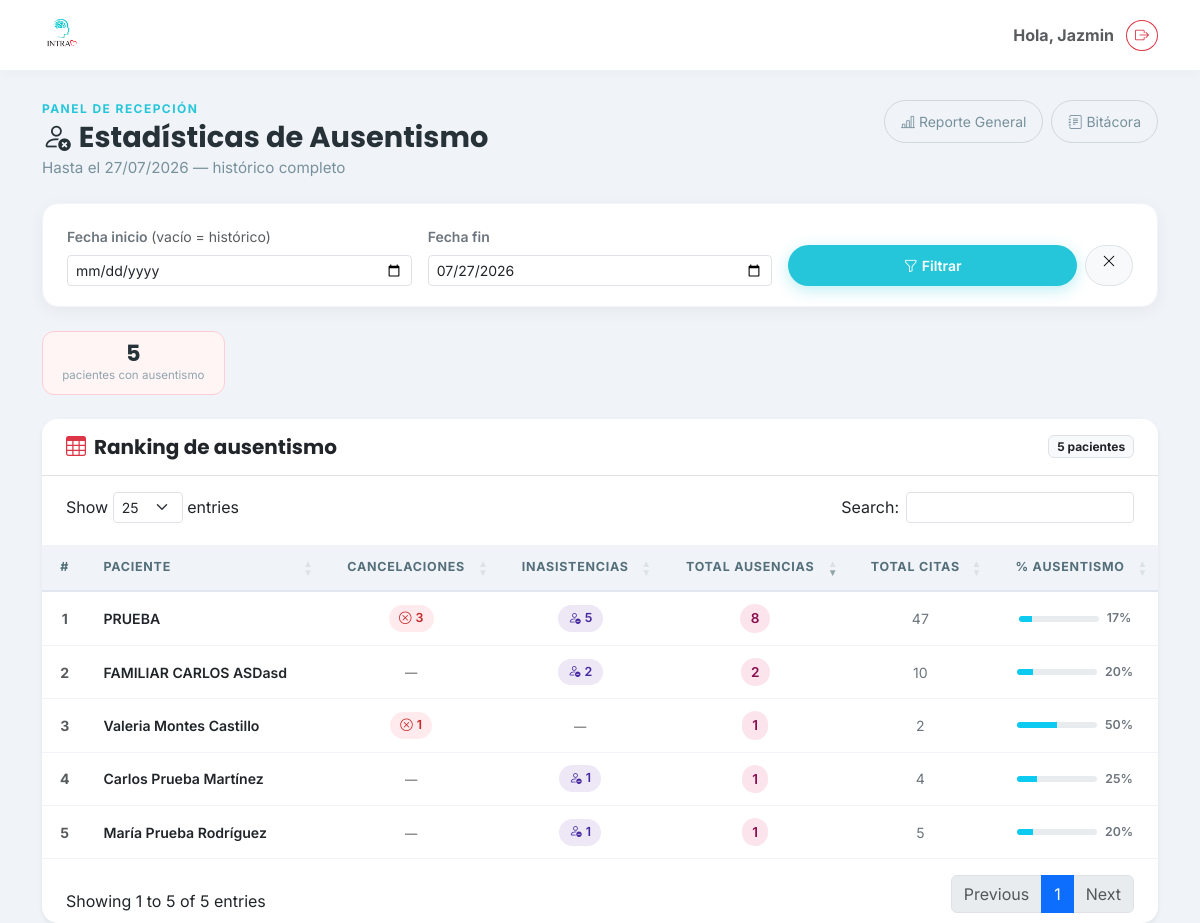
The app's page /ausentismo/ (signed in) with its own data.
### clinica/models.py (models this page shows, shortened)
class Paciente(models.Model):
    TIPO_CONTACTO_CHOICES = [
        ('propio', 'Propio'),
        ('madre', 'Madre'),
        ('padre', 'Padre'),
        ('pareja', 'Pareja'),
        ('otro', 'Otro'),
    ]
    SEXO_CHOICES = [
        ('Femenino', 'Femenino'),
        ('Masculino', 'Masculino'),
    ]
    usuario = models.OneToOneField(User, on_delete=models.SET_NULL, null=True, blank=True, related_name='perfil_paciente')
    nombre = models.CharField(max_length=200, verbose_name="Nombre Completo")
    fecha_nacimiento = models.DateField(verbose_name="Fecha de Nacimiento")
    dado_de_alta = models.BooleanField(
        default = False,
        verbose_name = "Dado de alta"
    )
    fecha_alta = models.DateTimeField(
        null = True,
        blank = True
    )
    estado = models.CharField(
        max_length=20,
        default="Activo"
    )
    fecha_suspension = models.DateTimeField(
        null=True,
        blank=True
    )
    motivo_suspension = models.TextField(
        null=True,
        blank=True
    )
    suspendido_por = models.ForeignKey(
        User,
        null=True,
        blank=True,
        on_delete=models.SET_NULL
    )
    nombre_normalizado = models.CharField(max_length=200, blank=True, editable=False)
    sexo = models.CharField(
        max_length=20,
        choices=SEXO_CHOICES,
        default='Femenino',
        verbose_name="Sexo"
    )
    telefono = models.CharField(max_length=20, verbose_name="Teléfono (WhatsApp)")
    identidad_contacto = models.CharField(max_length=20, choices=TIPO_CONTACTO_CHOICES, default='propio')
    servicio_inicial = models.ForeignKey('Servicio', on_delete=models.SET_NULL, null=True, verbose_name="Servicio Inicial")
    consentimiento_firmado = models.FileField(upload_to='documentos/', blank=True, null=True)
    estudio_socioeconomico = models.FileField(upload_to='documentos/', blank=True, null=True)
    apertura_expediente = models.FileField(upload_to='documentos/', blank=True, null=True)
    resumen_clinico = models.TextField(blank=True, null=True)
    empresa = models.ForeignKey(
        'Empresa', on_delete=models.SET_NULL, null=True, blank=True,
        related_name='pacientes'
    )
    division = models.ForeignKey(
        'Division', on_delete=models.SET_NULL, null=True, blank=True,
        related_name='pacientes', verbose_name='División'
    )
    pacientes_relacionados = models.ManyToManyField('self', blank=True, symmetrical=True)
    enlace_resultados = models.URLField(blank=True, null=True)
    fecha_registro = models.DateTimeField(auto_now_add=True)
    dado_de_alta = models.BooleanField(default=False, verbose_name="Dado de alta")
    fecha_alta = models.DateTimeField(null=True, blank=True)
    class Meta:
        verbose_name = "Paciente"
        verbose_name_plural = "Pacientes"

### clinica/views.py (the view)
# urls.py: path('ausentismo/', clinica_views.estadisticas_ausentismo, name='estadisticas_ausentismo'),
@login_required
def estadisticas_ausentismo(request):
    if not request.user.is_superuser:
        return redirect('home')
    hoy = date.today()
    fecha_inicio_str = request.GET.get('fecha_inicio', '')
    fecha_fin_str    = request.GET.get('fecha_fin', '')
    try:
        fecha_inicio = date.fromisoformat(fecha_inicio_str) if fecha_inicio_str else None
    except ValueError:
        fecha_inicio = None
    try:
        fecha_fin = date.fromisoformat(fecha_fin_str) if fecha_fin_str else hoy
    except ValueError:
        fecha_fin = hoy
    citas_qs = Cita.objects.filter(paciente__isnull=False, fecha__lte=fecha_fin)
    if fecha_inicio:
        citas_qs = citas_qs.filter(fecha__gte=fecha_inicio)
    pacientes_stats = (
        citas_qs
        .values('paciente__id', 'paciente__nombre')
        .annotate(
            cancelaciones=Count('id', filter=Q(estatus=Cita.ESTATUS_CANCELO)),
            inasistencias=Count('id', filter=Q(estatus=Cita.ESTATUS_NO_ASISTIO)),
            total_ausencias=Count('id', filter=Q(estatus__in=[
                Cita.ESTATUS_CANCELO, Cita.ESTATUS_NO_ASISTIO
            ])),
            total_citas=Count('id'),
        )
        .filter(total_ausencias__gt=0)
        .order_by('-total_ausencias', '-cancelaciones')
    )
    return render(request, 'clinica/estadisticas_ausentismo.html', {
        'pacientes_stats':  pacientes_stats,
        'fecha_inicio':     fecha_inicio,
        'fecha_fin':        fecha_fin,
        'fecha_inicio_iso': fecha_inicio.isoformat() if fecha_inicio else '',
        'fecha_fin_iso':    fecha_fin.isoformat(),
        'total_pacientes':  pacientes_stats.count(),
    })

### clinica/templates/clinica/estadisticas_ausentismo.html (shortened to what this page needs)
{% extends 'clinica/base.html' %}
{% block content %}
<div class="d-flex flex-wrap justify-content-between align-items-start gap-3 mb-4">
    <div>
        <p class="reporte-eyebrow">Panel de Recepción</p>
        <h2 class="reporte-title">
            <i class="bi bi-person-x me-2"></i>Estadísticas de Ausentismo
        </h2>
        <p class="reporte-subtitle">
            {% if fecha_inicio %}
                Del {{ fecha_inicio|date:"d/m/Y" }} al {{ fecha_fin|date:"d/m/Y" }}
            {% else %}
                Hasta el {{ fecha_fin|date:"d/m/Y" }} — histórico completo
            {% endif %}
        </p>
    </div>
    <div class="d-flex gap-2">
        <a href="{% url 'reporte_general' %}" class="btn btn-outline-secondary btn-sm rounded-pill px-3">
            <i class="bi bi-bar-chart-line me-1"></i>Reporte General
        </a>
        <a href="{% url 'bitacora_diaria' %}" class="btn btn-outline-secondary btn-sm rounded-pill px-3">
            <i class="bi bi-journal-text me-1"></i>Bitácora
        </a>
    </div>
</div>
<div class="filtros-panel mb-4">
    <form method="get" class="row g-3 align-items-end">
        <div class="col-sm-6 col-lg-4">
            <label class="form-label small fw-semibold text-secondary">Fecha inicio <span class="text-muted fw-normal">(vacío = histórico)</span></label>
            <input type="date" name="fecha_inicio" value="{{ fecha_inicio_iso }}"
                   class="form-control form-control-sm">
        </div>
        <div class="col-sm-6 col-lg-4">
            <label class="form-label small fw-semibold text-secondary">Fecha fin</label>
            <input type="date" name="fecha_fin" value="{{ fecha_fin_iso }}"
                   class="form-control form-control-sm">
        </div>
        <div class="col-sm-12 col-lg-4">
            <div class="d-flex gap-2">
                <button type="submit" class="btn btn-primary btn-sm rounded-pill px-4 flex-grow-1">
                    <i class="bi bi-funnel me-1"></i>Filtrar
                </button>
                <a href="{% url 'estadisticas_ausentismo' %}" class="btn btn-light btn-sm border rounded-pill px-3" title="Limpiar filtros">
                    <i class="bi bi-x-lg"></i>
                </a>
            </div>
        </div>
    </form>
</div>
<div class="d-flex flex-wrap gap-3 mb-4">
    <div class="reporte-stat reporte-stat--danger">
        <span class="reporte-stat-val">{{ total_pacientes }}</span>
        <span class="reporte-stat-lbl">pacientes con ausentismo</span>
    </div>
</div>
<div class="card shadow-sm border-0 rounded-4 overflow-hidden">
    <div class="card-header bg-white border-bottom px-4 py-3 d-flex justify-content-between align-items-center">
        <h5 class="fw-bold mb-0 text-dark">
            <i class="bi bi-table me-2 text-danger"></i>Ranking de ausentismo
        </h5>
        <span class="badge bg-light text-dark border">{{ total_pacientes }} paciente{{ total_pacientes|pluralize }}</span>
    </div>
    <div class="card-body p-0">
        <div class="table-responsive">
            <table id="tablaAusentismo" class="table table-hover align-middle mb-0 tabla-ausentismo">
                <thead>
                    <tr>
                        <th class="text-center">#</th>
                        <th>Paciente</th>
                        <th class="text-center">Cancelaciones</th>
                        <th class="text-center">Inasistencias</th>
                        <th class="text-center">Total ausencias</th>
                        <th class="text-center">Total citas</th>
                        <th class="text-center">% Ausentismo</th>
                    </tr>
                </thead>
                <tbody>
                    {% for p in pacientes_stats %}
                    {% with pct=p.total_ausencias|floatformat:0 %}
                    <tr>
                        <td class="text-center text-muted fw-bold small">{{ forloop.counter }}</td>
                        <td>
                            <a href="{% url 'detalle_paciente' p.paciente__id %}"
                               class="fw-semibold text-dark text-decoration-none link-hover">
                                {{ p.paciente__nombre }}
                            </a>
                        </td>
                        <td class="text-center">
                            {% if p.cancelaciones > 0 %}
                            <span class="badge-ausentismo badge-cancelo">
                                <i class="bi bi-x-circle me-1"></i>{{ p.cancelaciones }}
                            </span>
                            {% else %}
                            <span class="text-muted small">—</span>
                            {% endif %}
                        </td>
                        <td class="text-center">
                            {% if p.inasistencias > 0 %}
                            <span class="badge-ausentismo badge-inasistencia">
                                <i class="bi bi-person-dash me-1"></i>{{ p.inasistencias }}
                            </span>
                            {% else %}
                            <span class="text-muted small">—</span>
                            {% endif %}
                        </td>
                        <td class="text-center fw-bold">
                            <span class="badge-ausentismo badge-total">{{ p.total_ausencias }}</span>
                        </td>
                        <td class="text-center text-secondary">{{ p.total_citas }}</td>
                        <td class="text-center">
                            {% if p.total_citas > 0 %}
                            {% widthratio p.total_ausencias p.total_citas 100 as porcentaje %}
                            <div class="d-flex align-items-center justify-content-center gap-2">
                                <div class="progress flex-grow-1" style="height:6px; max-width:80px;">
                                    <div class="progress-bar {% if porcentaje >= 50 %}bg-danger{% elif porcentaje >= 25 %}bg-warning{% else %}bg-info{% endif %}"
                                         style="width:{{ porcentaje }}%"></div>
                                </div>
                                <span class="small fw-semibold
                                    {% if porcentaje >= 50 %}text-danger{% elif porcentaje >= 25 %}text-warning{% else %}text-secondary{% endif %}">
                                    {{ porcentaje }}%
                                </span>
                            </div>
                            {% else %}
                            <span class="text-muted small">—</span>
                            {% endif %}
                        </td>
                    </tr>
                    {% endwith %}
                    {% endfor %}
                </tbody>
            </table>
        </div>
    </div>
</div>
{% endblock %}
{% block after_body %}
<link rel="stylesheet" href="https://cdn.datatables.net/1.13.7/css/dataTables.bootstrap5.min.css">
{% endblock %}

### clinica/templates/clinica/base.html (shortened to what this page needs)
{% load static %}
<!DOCTYPE html>
<html lang="es">
<head>
    <link href="https://cdn.jsdelivr.net/npm/bootstrap@5.3.0/dist/css/bootstrap.min.css" rel="stylesheet">
    <link rel="stylesheet" href="https://cdn.jsdelivr.net/npm/bootstrap-icons@1.10.5/font/bootstrap-icons.css">
</head>
<body>
    <nav class="navbar navbar-expand-lg fixed-top">
        <div class="container">
            <a class="navbar-brand d-flex align-items-center" href="{% url 'home' %}">
               <img src="{% static 'clinica/images/logo.png' %}" alt="Logo INTRA" class="me-2">
            </a>
            <div class="d-flex align-items-center gap-2">
                <span class="me-1 text-muted fw-bold d-none d-md-block">
                    Hola, {{ user.username|title }}
                </span>
<form action="{% url 'logout' %}" method="post">
                    <button type="submit" class="btn btn-outline-danger btn-sm rounded-circle" title="Cerrar Sesión">
                        <i class="bi bi-box-arrow-right"></i>
                    </button>
                </form>
            </div>
        </div>
    </nav>
    <div class="container" style="margin-top: 100px;">
        {% block content %}
        {% endblock %}
    </div>
</body>
<link href="https://cdn.jsdelivr.net/npm/select2@4.1.0-rc.0/dist/css/select2.min.css" rel="stylesheet" />
<link rel="stylesheet" href="https://cdn.jsdelivr.net/npm/select2-bootstrap-5-theme@1.3.0/dist/select2-bootstrap-5-theme.min.css" />
{% block after_body %}{% endblock %}
</html>

### clinica/templates/clinica/base.html (style rules this page uses)
:root { --intra-primary: #26C6DA; --intra-secondary: #EF5350; --intra-dark: #37474F; --intra-light: #F0F4F8; --intra-white: #FFFFFF; }
body { background-color: var(--intra-light); font-family: 'Inter', sans-serif; color: var(--intra-dark); }
h1, h2, h3, h4, h5, .navbar-brand { font-family: 'Poppins', sans-serif; }
.btn-primary { background-color: var(--intra-primary); border: none; border-radius: 50px; padding: 10px 25px; font-weight: 600; box-shadow: 0 4px 15px rgba(38, 198, 218, 0.3); transition: all 0.3s ease; }
.btn-outline-secondary { border-color: #CFD8DC; color: #78909C; border-radius: 50px; padding: 10px 25px; }
.card { border: none; border-radius: 20px; box-shadow: 0 10px 30px rgba(0,0,0,0.05); }
.navbar { background-color: var(--intra-white); box-shadow: 0 2px 15px rgba(0,0,0,0.03); padding-top: 10px; padding-bottom: 10px; }
.navbar-brand img { height: 40px; width: auto; }

### clinica/templates/clinica/estadisticas_ausentismo.html (style rules this page uses)
.reporte-eyebrow { font-size: 0.75rem; font-weight: 700; letter-spacing: 0.12em; text-transform: uppercase; color: #26C6DA; margin-bottom: 0.15rem; }
.reporte-title { font-family: 'Poppins', sans-serif; font-weight: 700; color: #263238; font-size: 1.8rem; margin-bottom: 0.1rem; }
.reporte-subtitle { color: #78909C; font-size: 0.95rem; margin-bottom: 0; }
.filtros-panel { background: #fff; border-radius: 1rem; padding: 1.25rem 1.5rem; box-shadow: 0 4px 16px rgba(0,0,0,0.05); border: 1px solid #F0F4F8; }
.reporte-stat { display: flex; flex-direction: column; align-items: center; background: #F8FBFD; border: 1px solid #E0E7EF; border-radius: 0.75rem; padding: 0.6rem 1.2rem; min-width: 100px; }
.reporte-stat--danger { border-color: #FFCDD2; background: #FFF5F5; }
.reporte-stat-val { font-family: 'Poppins', sans-serif; font-size: 1.4rem; font-weight: 700; color: #263238; line-height: 1; }
.reporte-stat-lbl { font-size: 0.72rem; color: #90A4AE; margin-top: 0.15rem; }
.tabla-ausentismo thead th { background: #F0F4F8; color: #546E7A; font-size: 0.78rem; font-weight: 700; letter-spacing: 0.06em; text-transform: uppercase; border-bottom: 2px solid #E0E7EF; padding: 0.85rem 1rem; white-space: nowrap; }
.tabla-ausentismo tbody td { padding: 0.75rem 1rem; border-bottom: 1px solid #F0F4F8; font-size: 0.88rem; vertical-align: middle; }
.badge-ausentismo { display: inline-flex; align-items: center; padding: 0.25rem 0.65rem; border-radius: 50px; font-size: 0.78rem; font-weight: 600; }
.badge-cancelo { background: #FFEBEE; color: #C62828; }
.badge-inasistencia { background: #EDE7F6; color: #4527A0; }
.badge-total { background: #FCE4EC; color: #880E4F; font-size: 0.85rem; }

### records on screen
Paciente: paciente__nombre "FAMILIAR CARLOS ASDasd", inasistencias "2", total_ausencias "2", total_citas "10", porcentaje "20"
Paciente: paciente__nombre "Carlos Prueba Martínez", inasistencias "1", total_ausencias "1", total_citas "4", porcentaje "25"
Paciente: paciente__nombre "María Prueba Rodríguez", inasistencias "1", total_ausencias "1", total_citas "5", porcentaje "20"

### other values on screen
{{ user.username|title }} "Jazmin"
{{ fecha_fin|date:"d/m/Y" }} "27/07/2026"
{{ total_pacientes }} "5"
{{ p.paciente__nombre }} "PRUEBA" "Valeria Montes Castillo"
{{ p.cancelaciones }} "3" "1"
{{ p.inasistencias }} "5"
{{ p.total_ausencias }} "8" "1"
{{ p.total_citas }} "47" "2"
{{ porcentaje }} "17" "50"
